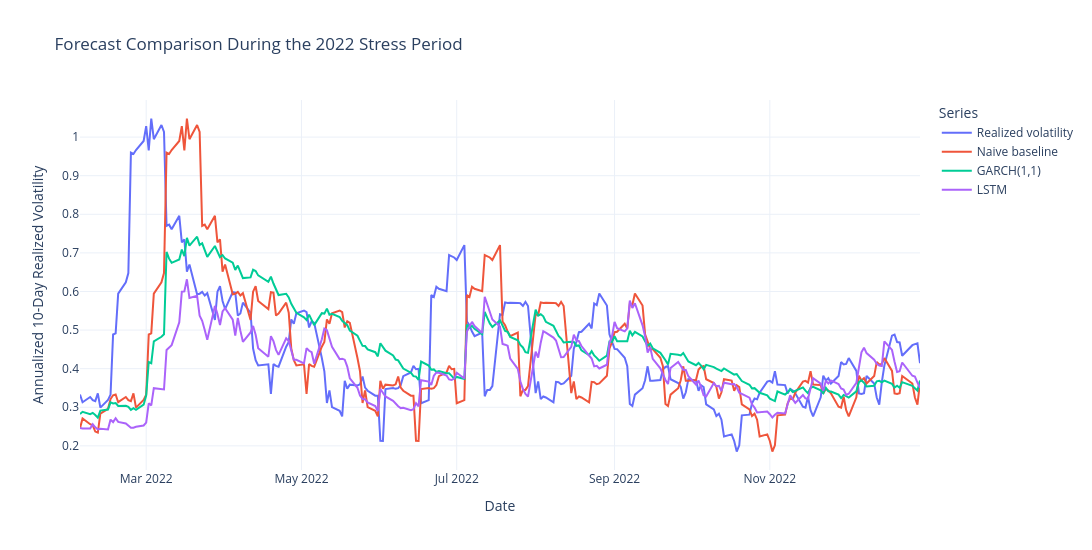

Notebook code cell kept with this figure:
### Code cell
# Forecast comparison during stress period

fig_stress = go.Figure()

fig_stress.add_trace(
    go.Scatter(
        x=stress_period["Date"],
        y=stress_period["rv_realized"],
        mode="lines",
        name="Realized volatility"
    )
)

fig_stress.add_trace(
    go.Scatter(
        x=stress_period["Date"],
        y=stress_period["pred_naive"],
        mode="lines",
        name="Naive baseline"
    )
)

fig_stress.add_trace(
    go.Scatter(
        x=stress_period["Date"],
        y=stress_period["pred_garch"],
        mode="lines",
        name="GARCH(1,1)"
    )
)

fig_stress.add_trace(
    go.Scatter(
        x=stress_period["Date"],
        y=stress_period["pred_lstm"],
        mode="lines",
        name="LSTM"
    )
)

fig_stress.update_layout(
    title="Forecast Comparison During the 2022 Stress Period",
    xaxis_title="Date",
    yaxis_title="Annualized 10-Day Realized Volatility",
    template="plotly_white",
    width=1100,
    height=550,
    legend_title="Series"
)

fig_stress.show()

stress_fig_path = os.path.join(FIGURES_DIR, "stress_period_zoom.png")
fig_stress.write_image(stress_fig_path)

print("Stress period zoom figure saved to:", stress_fig_path)

### Figure 1 — Plotly figure (JSON) as saved in the notebook; plotly's stock layout.template omitted (floating-point values rounded to 4 significant figures; data arrays with more than 128 entries replaced by an {"elided": "..."} marker saying what was removed)
{"data": [{"mode": "lines", "name": "Realized volatility", "type": "scatter", "x": {"elided": "235 str values"}, "y": {"elided": "235 float values"}}, {"mode": "lines", "name": "Naive baseline", "type": "scatter", "x": {"elided": "235 str values"}, "y": {"elided": "235 float values"}}, {"mode": "lines", "name": "GARCH(1,1)", "type": "scatter", "x": {"elided": "235 str values"}, "y": {"elided": "235 float values"}}, {"mode": "lines", "name": "LSTM", "type": "scatter", "x": {"elided": "235 str values"}, "y": {"elided": "235 float values"}}], "layout": {"height": 550, "legend": {"title": {"text": "Series"}}, "title": {"text": "Forecast Comparison During the 2022 Stress Period"}, "width": 1100, "xaxis": {"title": {"text": "Date"}}, "yaxis": {"title": {"text": "Annualized 10-Day Realized Volatility"}}}}
